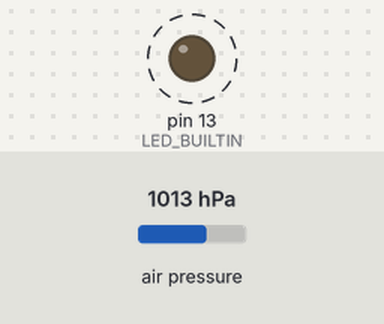
This sketch was run on a simulated Arduino Uno, built with avr-gcc and run on an emulated ATmega328P. On the bench: output pins drawn as LEDs (lit = HIGH). Dashed ring = blinking. Inputs (shaded band) come from the test bench; at power-on: air pressure 1013 hPa. What the sketch prints to the serial monitor is not drawn.

Above: at 2.1 s.
Timing chart, 0 to 5.6 s (numbered marks = the images above):
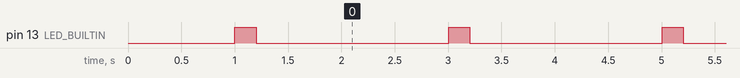

The sketch:

pressure_bm280_sensor.ino
```cpp
/*
BN: Arduino/Genuino Uno
VID: 0x2341
PID: 0x0043
SN: 857303139363515181D2
Windows: COM8
Raspian: /dev/ttyArduinoPre
 */

#include "Seeed_BME280.h"

// Plug on port I2C
// http://wiki.seeedstudio.com/Grove-Barometer_Sensor-BME280/
// Unit: Pa
BME280 bme280;

void setup(void)
{
  pinMode(LED_BUILTIN, OUTPUT);
  Serial.begin(9600);
  Serial.println("Starting preasure BM280");
  delay(1000);
  int i = bme280.init();
  Serial.println("pre:"+String(i));
}

void loop(void)
{
    float pre = bme280.getPressure();
    Serial.println("pre:"+String(pre));
    digitalWrite(LED_BUILTIN, HIGH);
    delay(200);
    digitalWrite(LED_BUILTIN, LOW);
    delay(1800);
}
```

Measured:
- by itself, pin 13 (LED_BUILTIN): alternates HIGH for 0.20 s and LOW for 1.8 s
